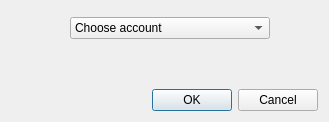
<?xml version="1.0" encoding="UTF-8"?>
<ui version="4.0">
 <class>NewContactDialogClass</class>
 <widget class="QDialog" name="NewContactDialogClass">
  <property name="geometry">
   <rect>
    <x>0</x>
    <y>0</y>
    <width>329</width>
    <height>122</height>
   </rect>
  </property>
  <property name="windowTitle">
   <string>NewContactDialog</string>
  </property>
  <layout class="QVBoxLayout" name="verticalLayout">
   <item>
    <layout class="QFormLayout" name="formLayout_2">
     <property name="sizeConstraint">
      <enum>QLayout::SetDefaultConstraint</enum>
     </property>
     <property name="fieldGrowthPolicy">
      <enum>QFormLayout::ExpandingFieldsGrow</enum>
     </property>
     <property name="formAlignment">
      <set>Qt::AlignCenter</set>
     </property>
     <item row="0" column="1">
      <widget class="QComboBox" name="servicesComboBox">
       <property name="minimumSize">
        <size>
         <width>200</width>
         <height>0</height>
        </size>
       </property>
       <property name="maximumSize">
        <size>
         <width>300</width>
         <height>16777215</height>
        </size>
       </property>
       <property name="duplicatesEnabled">
        <bool>true</bool>
       </property>
       <item>
        <property name="text">
         <string>Choose account</string>
        </property>
       </item>
      </widget>
     </item>
    </layout>
   </item>
   <item>
    <widget class="QWidget" name="currentServiceWidget" native="true"/>
   </item>
   <item>
    <widget class="QDialogButtonBox" name="buttonBox">
     <property name="standardButtons">
      <set>QDialogButtonBox::Cancel|QDialogButtonBox::Ok</set>
     </property>
    </widget>
   </item>
  </layout>
 </widget>
 <layoutdefault spacing="6" margin="11"/>
 <resources/>
 <connections/>
</ui>
